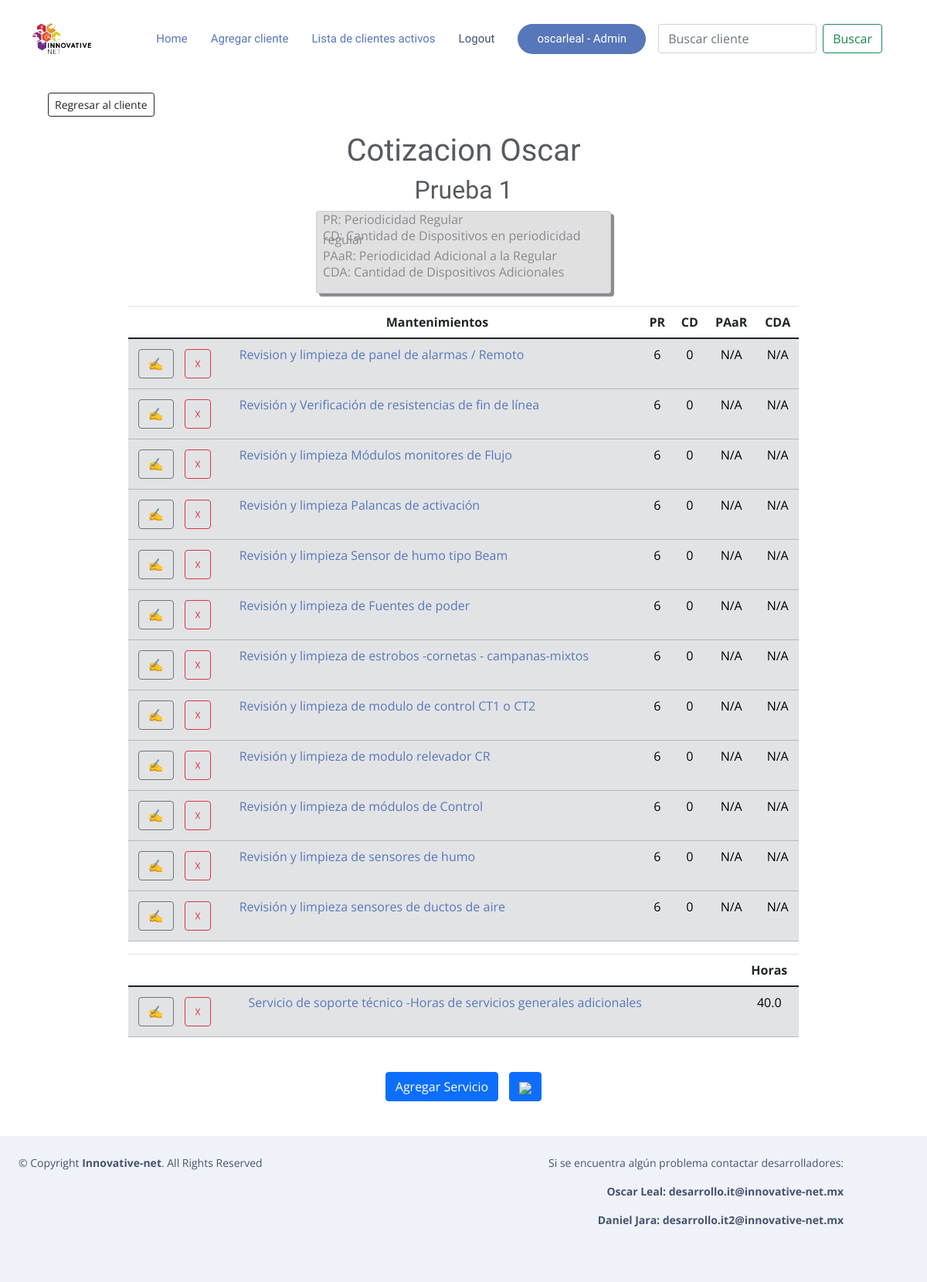
/44/55/detalle_cotizacion (signed in), run on an earlier commit of the app's database.
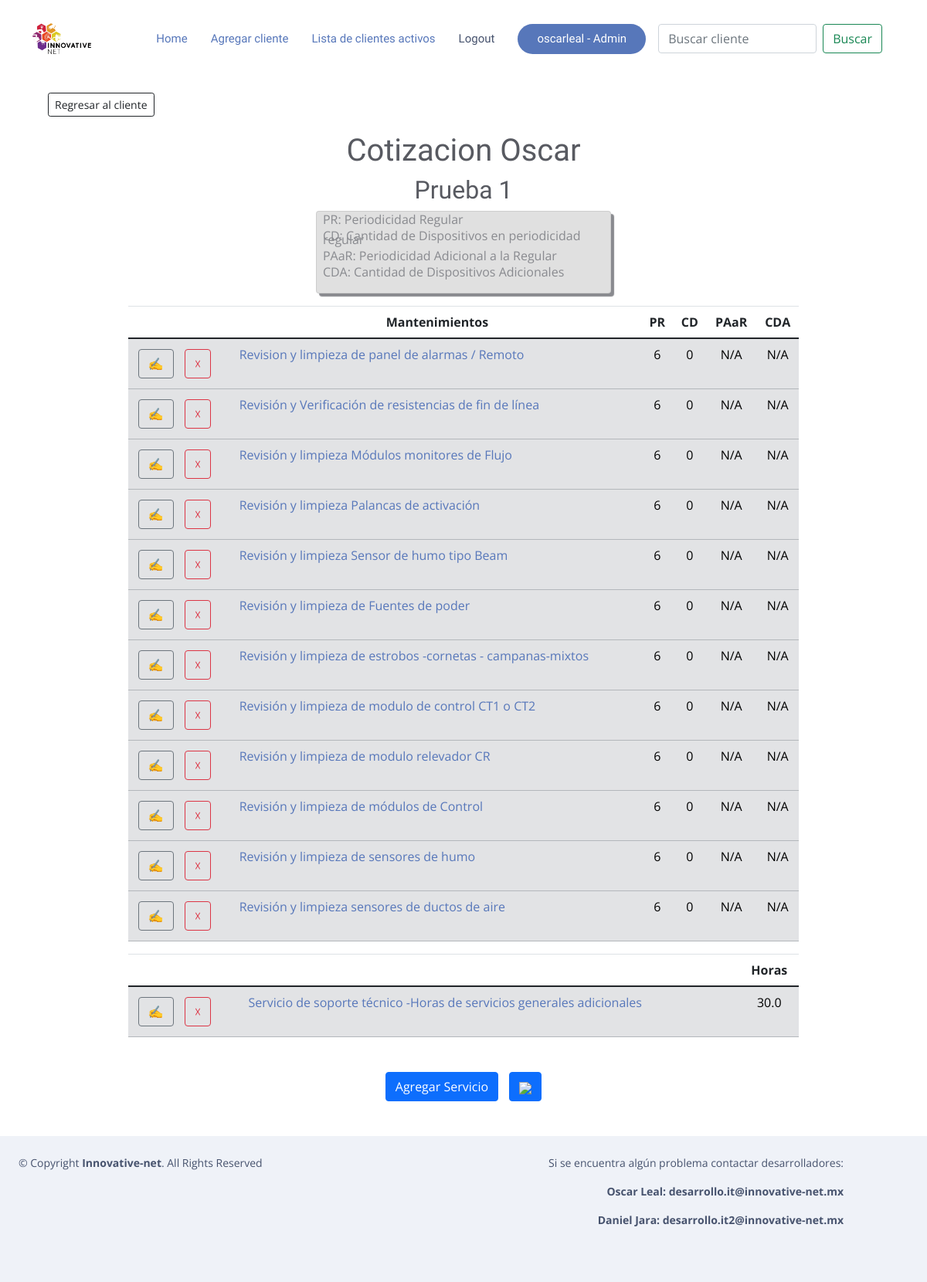
And on a later commit of the database.
### RPA/models.py (models this page shows, shortened)
class Mantenimiento(models.Model):
    cliente = models.ForeignKey(Cliente, on_delete=models.CASCADE, null=True, blank=True)
    cotizacion = models.ForeignKey(Cotizacion, on_delete=models.CASCADE, null=True, blank=True)
    titulonombre = models.ForeignKey(Nombre_servicio,on_delete=models.CASCADE, null=True, blank=True)
    encargadoTrabajo1 = models.ForeignKey(Precio,verbose_name="Encargado del trabajo" ,on_delete=models.CASCADE,null=True)
    periodisidadactividades = models.IntegerField(verbose_name="Periodicidad regular de actividad de mtto por año", blank=True, null=True )
    periodisidadadicional = models.IntegerField(verbose_name="Periodicidad adicional de actividad de mtto  a la regular", blank=True, null=True)
    tiempoejecucion = models.FloatField(verbose_name="Tiempo de ejecucion del mtto", blank=True, null=True)
    cantidaddedispositivos = models.IntegerField(verbose_name="Cantidad de dispositivos a considerar en periodicidad regular", blank=True, null=True,default=0)
    cantidaddispositivosextras = models.IntegerField(verbose_name="Cantidad de dispositivos a considerar en periodicidad Extra", blank=True, null=True,default=0)
    horasactividad = models.FloatField(verbose_name="horas por actividad de mtto regular =Importe de cantidad x Tiempo de ejecucion", blank=True, null=True)
    horasactividadadicional = models.FloatField(verbose_name="horas por actividad de mtto adicional =Importe de cantidad x Tiempo de ejecucion", blank=True, null=True)
    costomantenimientoregular = models.FloatField(verbose_name="Costo Regular = horas por actividad de mtto regular =Importe de cantidad x Tiempo de ejecucion",null=True,blank=True)
    costomantenimientoadicional = models.FloatField(verbose_name="Costo Adicional = horas por actividad de mtto adicional =Importe de cantidad x Tiempo de ejecucion ", blank=True, null=True)
    costototal = models.FloatField(verbose_name="Costo total = Costo regular + costo adicional",null=True,blank=True)
    dispositivo = models.CharField("Dispositivo al que se le da mantenimiento",null=True,blank=True,max_length=200)
    def __str__(self):
        return str(self.titulonombre)
    class Meta:
        ordering = ['encargadoTrabajo1','cantidaddedispositivos']
        verbose_name_plural = "Mantenimientos Deteccion Fuego"

class Nombre_servicio(models.Model):
    titulo = models.CharField(max_length=200, verbose_name="Titulo Mantenimiento", null=True, blank=True)
    encargado = models.ForeignKey(Precio, on_delete=models.CASCADE, null=True)
    tiempodeejecucion = models.FloatField(verbose_name="Tiempo de Ejecucion", null=True)
    dispositivo = models.CharField(max_length=200, verbose_name="Dispositivo al que se le aplica el mantenimiento", null=True, blank=True)
    def __str__(self):
        return str(self.titulo)
    class Meta:
        ordering = ['titulo']
        verbose_name_plural = "Servicios Deteccion Fuego"

### RPA/views.py (the view)
# urls.py: path('<int:cliente>/<int:pk>/detalle_cotizacion', Detalle_Cotizacion.as_view(), name='detalle_cotizacion'),
class Detalle_Cotizacion(LoginRequiredMixin, DetailView):
    model = Cotizacion
    object = "cotizacion"
    template_name = "cotizacion/detalle_cotizacion.html"
    def get_context_data(self, **kwargs):
        ctx = super(Detalle_Cotizacion, self).get_context_data(**kwargs)
        cat = kwargs.get("object")
        ctx['servicios'] = Mantenimiento.objects.filter(cotizacion = cat)
        ctx['servicios'] = ctx['servicios'].exclude(titulonombre=Nombre_servicio.objects.get(pk=13))
        ctx['servicios'] = ctx['servicios'].exclude(encargadoTrabajo1=Precio.objects.get(encargado='Ingeniero'))
        ctx['serviciosplus'] = Mantenimiento.objects.filter(cotizacion = cat,titulonombre=Nombre_servicio.objects.get(pk=16))
        return ctx

### RPA/models.py (called while the page is built)
    def __str__(self):
        return self.nombre

### RPA/templates/cotizacion/detalle_cotizacion.html (shortened to what the changed rows need)
{% extends "mantenimientos/base.html" %}
{% block body %}
<div class="container">
    <div class="container mb-3">
        <center>
            <h1> Cotizacion {{cotizacion.cliente}} </h1>
            <h2> {{cotizacion.titulo}} </h2>
        </center>
    </div>
    <div class="container" style="max-width: 80%;">
        <table class="table">
            <thead>
                <tr style="text-align: center;">
                    <th></th>
                    <th>Mantenimientos</th>
                    <th>PR</th>
                    <th>CD</th>
                    <th>PAaR</th>
                    <th>CDA</th>
                </tr>
            </thead>
            {% for servicio in serviciosplus %}
                {% if servicio.titulonombre.pk == 16 %}
                        </table>
                        <table class="table">
                            <thead>
                                <tr style="text-align: center;">
                                    <th></th>
                                    <th></th>
                                    <th>Horas</th>
                                </tr>
                            </thead>
                            <tbody>
                                <tr class="table-secondary">
                                    <td style="min-width: 120px;">
                                        <a href="{% url 'modificar_servicio' cotizacion.cliente.id cotizacion.id servicio.id %}">
                                            <button type=button class="btn btn-outline-secondary" style="margin:5px"> &#9997; </button></a>
                                        <a href="{% url 'eliminar_servicio' cotizacion.cliente.id cotizacion.id servicio.id %}">
                                            <button type=button class="btn btn-outline-danger" style="margin:5px"> &#9747; </button></a>
                                    </td>
                                    <td>
                                        <a href="{% url 'detalle_servicio' cotizacion.cliente.id cotizacion.id servicio.id %}">{{ servicio }}</a>
                                    </td>
                                    <td style="text-align: center;">
                                        <a>
                                            {{ servicio.tiempoejecucion }}
                                        </a>
                                    </td>
                                </tr>
                            </tbody>
                        </table>
                    {% endif %}
                {% endfor %}
    </div>
</div>
{% endblock %}

What changed in the data, as far as the page shows it:
changed Mantenimiento "Servicio de soporte técnico -Horas de servicios generales adicionales": tiempoejecucion "40.0" → "30.0"
